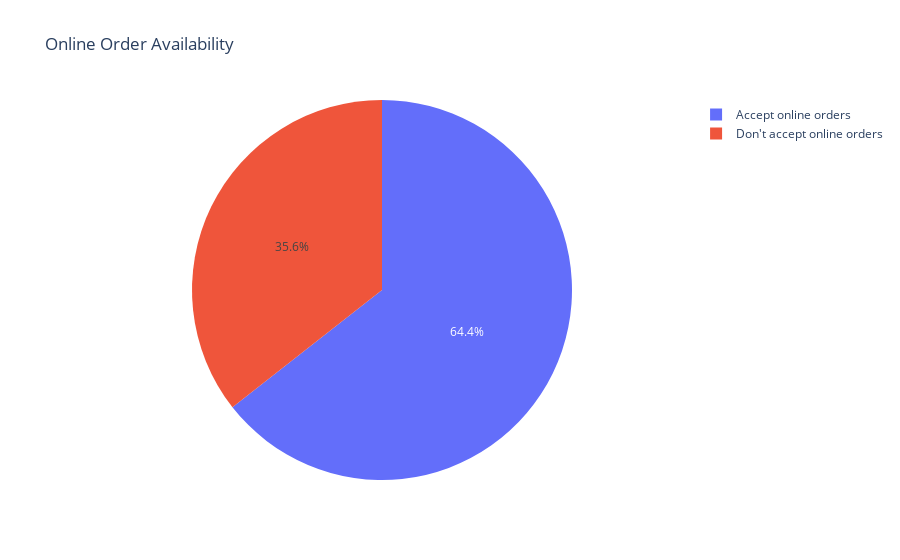

Source (notebook cell):
### Markdown cell above
### How many accept online orders?

### Code cell
x = df['online_order'].value_counts()
labels = ['Accept online orders', "Don't accept online orders"]
px.pie(df, values = x, labels = labels, names = labels, title = 'Online Order Availability')

### Figure 1 — Plotly figure (JSON) as saved in the notebook; plotly's stock layout.template omitted (floating-point values rounded to 4 significant figures)
{"data": [{"domain": {"x": [0, 1], "y": [0, 1]}, "hovertemplate": "label=%{label}<br>value=%{value}<extra></extra>", "labels": ["Accept online orders", "Don't accept online orders"], "legendgroup": "", "name": "", "showlegend": true, "type": "pie", "values": [28308, 15634]}], "layout": {"legend": {"tracegroupgap": 0}, "title": {"text": "Online Order Availability"}}}
